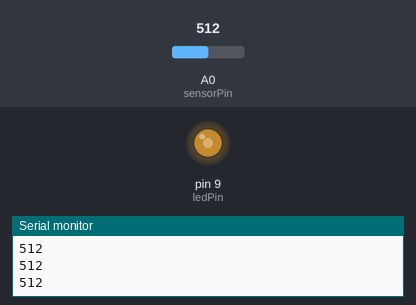
Recording of a sketch running on a simulated Arduino Uno, built with avr-gcc and run on an emulated ATmega328P. Parts: output pins drawn as LEDs (lit = HIGH), the last lines printed to the serial monitor. The test bench sets the inputs (shaded band); at power-on: A0 (sensorPin) = 512.

Above: at 1.2 s.
1.3 s: A0 (sensorPin) set to 716
At 2.1 s:
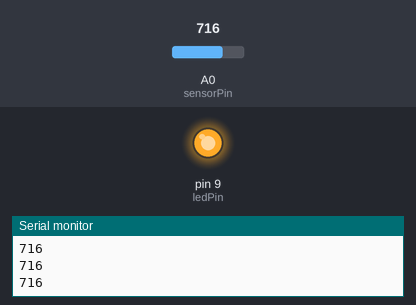
2.8 s: A0 (sensorPin) set to 511
At 3.3 s:
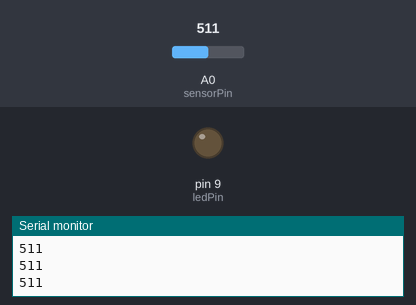
4.3 s: A0 (sensorPin) set to 529
5.8 s: A0 (sensorPin) set to 550
At 6.8 s:
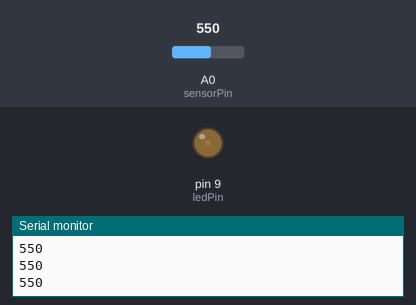
7.3 s: A0 (sensorPin) set to 306
At 7.9 s:
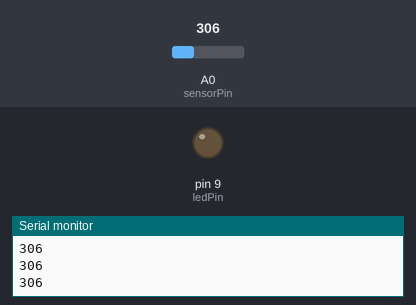
Timing chart, 0 to 9.8 s (numbered marks = the images above; inputs shaded):
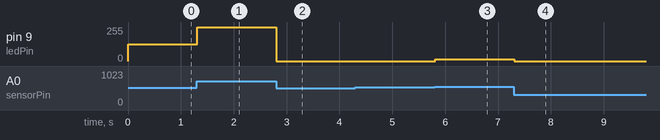

Measured:
- after the input at 1.3 s, pin 9 (ledPin): 127/255 → 255/255 at once
- after the input at 2.8 s, pin 9 (ledPin): 255/255 → 0/255 at once
- after the input at 5.8 s, pin 9 (ledPin): 0/255 → 15/255 at once
- after the input at 7.3 s, pin 9 (ledPin): 15/255 → 0/255 at once

The sketch:

PhotoResistorTest.ino
```cpp
//Photoresistor Check

/*
SparkFun Inventor's Kit
Example sketch 06
PHOTO RESISTOR
Use a photoresistor (light sensor) to control the brightness
of an LED.
Hardware connections:
Photo resistor:
Connect one side of the photoresistor to 5 Volts (5V).
Connect the other side of the photoresistor to ANALOG pin 0.
Connect a 10K resistor between ANALOG pin 0 and GND.
This creates a voltage divider, with the photoresistor one
of the two resistors. The output of the voltage divider
(connected to A0) will vary with the light level.
LED:
Connect the positive side (long leg) of the LED to
digital pin 9. (To vary the brightness, this pin must
support PWM, which is indicated by "~" or "PWM" on the
Arduino itself.)
Connect the negative side of the LED (short leg) to a
330 Ohm resistor.
Connect the other side of the resistor to GND.
This sketch was written by SparkFun Electronics,
with lots of help from the Arduino community.
This code is completely free for any use.
Visit http://learn.sparkfun.com/products/2 for SIK information.
Visit http://www.arduino.cc to learn about the Arduino.
Version 2.0 6/2012 MDG
*/
// As usual, we'll create constants to name the pins we're using.
// This will make it easier to follow the code below.
const int sensorPin = 0;
const int ledPin = 9;
// We'll also set up some global variables for the light level:
int lightLevel, high = 0, low = 1023;
void setup()
{
Serial.begin(9600);
// We'll set up the LED pin to be an output.
// (We don't need to do anything special to use the analog input.)
pinMode(ledPin, OUTPUT);
}
void loop()
{
// Just as we've done in the past, we'll use the analogRead()
// function to measure the voltage coming from the photoresistor
// resistor pair. This number can range between 0 (0 Volts) and
// 1023 (5 Volts), but this circuit will have a smaller range
// between dark and light.
lightLevel = analogRead(sensorPin);
Serial.println(lightLevel);
// We now want to use this number to control the brightness of
// the LED. But we have a problem: the analogRead() function
// returns values between 0 and 1023, and the analogWrite()
// function wants values from 0 to 255.
// We can solve this by using two handy functions called map()
// and constrain(). Map will change one range of values into
// another range. If we tell map() our "from" range is 0-1023,
// and our "to" range is 0-255, map() will squeeze the larger
// range into the smaller. (It can do this for any two ranges.)
// lightLevel = map(lightLevel, 0, 1023, 0, 255);
// Because map() could still return numbers outside the "to"
// range, (if they're outside the "from" range), we'll also use
// a function called constrain() that will "clip" numbers into
// a given range. If the number is above the range, it will reset
// it to be the highest number in the range. If the number is
// below the range, it will reset it to the lowest number.
// If the number is within the range, it will stay the same.
// lightLevel = constrain(lightLevel, 0, 255);
// Here's one last thing to think about. The circuit we made
// won't have a range all the way from 0 to 5 Volts. It will
// be a smaller range, such as 300 (dark) to 800 (light).
// If we just pass this number directly to map(), the LED will
// change brightness, but it will never be completely off or
// completely on.
// You can fix this two ways, each of which we'll show
// in the functions below. Uncomment ONE of them to
// try it out:
//manualTune(); // manually change the range from light to dark
autoTune(); // have the Arduino do the work for us!
// The above functions will alter lightLevel to be cover the
// range from full-on to full-off. Now we can adjust the
// brightness of the LED:
analogWrite(ledPin, lightLevel);
// The above statement will brighten the LED along with the
// light level. To do the opposite, replace "lightLevel" in the
// above analogWrite() statement with "255-lightLevel".
// Now you've created a night-light!
}
void manualTune()
{
// As we mentioned above, the light-sensing circuit we built
// won't have a range all the way from 0 to 1023. It will likely
// be more like 300 (dark) to 800 (light). If you run this sketch
// as-is, the LED won't fully turn off, even in the dark.
// You can accommodate the reduced range by manually
// tweaking the "from" range numbers in the map() function.
// Here we're using the full range of 0 to 1023.
// Try manually changing this to a smaller range (300 to 800
// is a good guess), and try it out again. If the LED doesn't
// go completely out, make the low number larger. If the LED
// is always too bright, make the high number smaller.
// Remember you're JUST changing the 0, 1023 in the line below!
lightLevel = map(lightLevel, 0, 1023, 0, 255);
lightLevel = constrain(lightLevel, 0, 255);
// Now we'll return to the main loop(), and send lightLevel
// to the LED.
}
void autoTune()
{
// As we mentioned above, the light-sensing circuit we built
// won't have a range all the way from 0 to 1023. It will likely
// be more like 300 (dark) to 800 (light).
// In the manualTune() function above, you need to repeatedly
// change the values and try the program again until it works.
// But why should you have to do that work? You've got a
// computer in your hands that can figure things out for itself!
// In this function, the Arduino will keep track of the highest
// and lowest values that we're reading from analogRead().
// If you look at the top of the sketch, you'll see that we've
// initialized "low" to be 1023. We'll save anything we read
// that's lower than that:
if (lightLevel < low)
{
low = lightLevel;
}
// We also initialized "high" to be 0. We'll save anything
// we read that's higher than that:
if (lightLevel > high)
{
high = lightLevel;
}
// Once we have the highest and lowest values, we can stick them
// directly into the map() function. No manual tweaking needed!
// One trick we'll do is to add a small offset to low and high,
// to ensure that the LED is fully-off and fully-on at the limits
// (otherwise it might flicker a little bit).
lightLevel = map(lightLevel, low+30, high-30, 0, 255);
lightLevel = constrain(lightLevel, 0, 255);
// Now we'll return to the main loop(), and send lightLevel
// to the LED.
}
```
